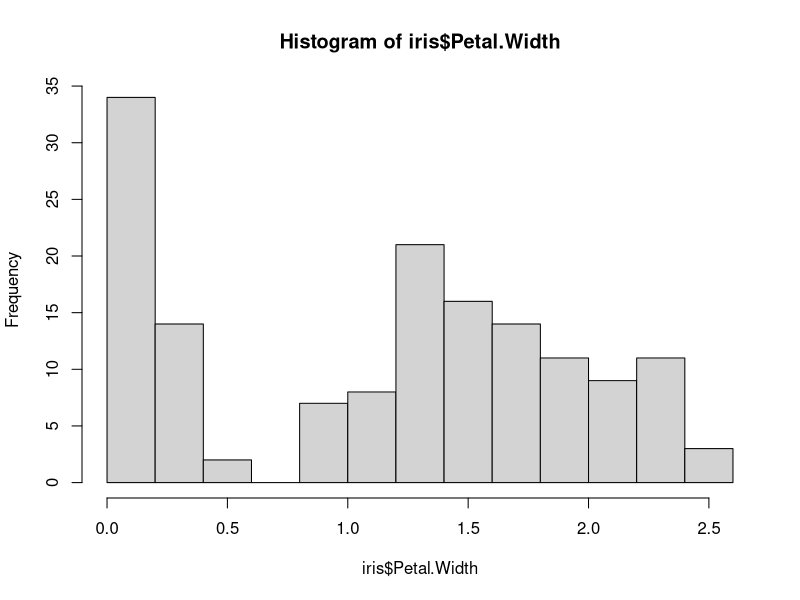
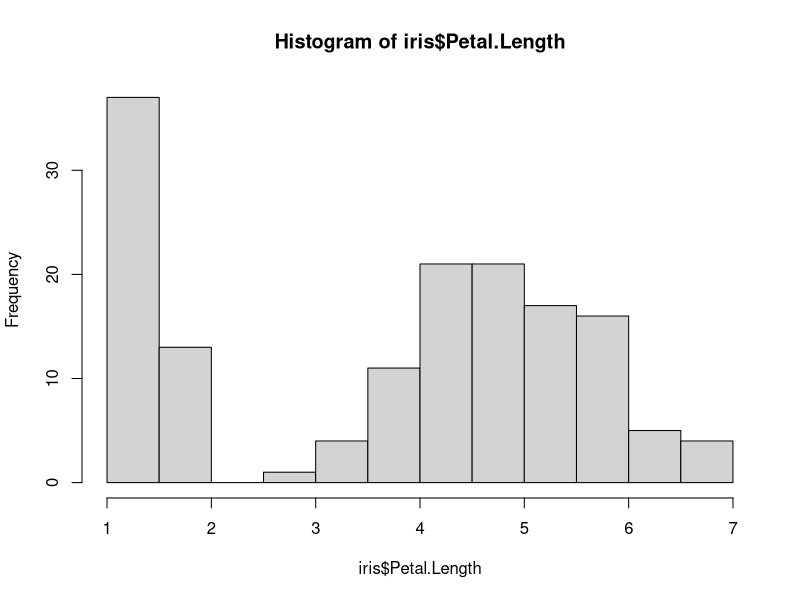
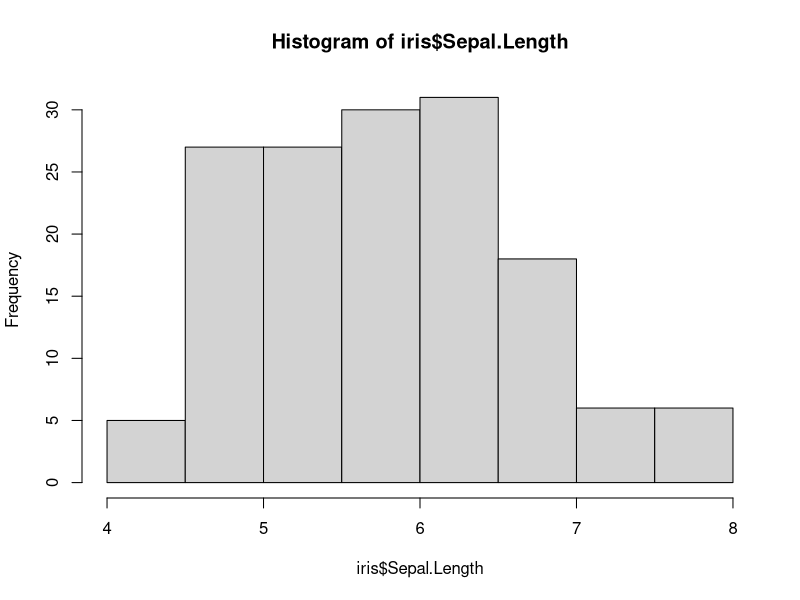
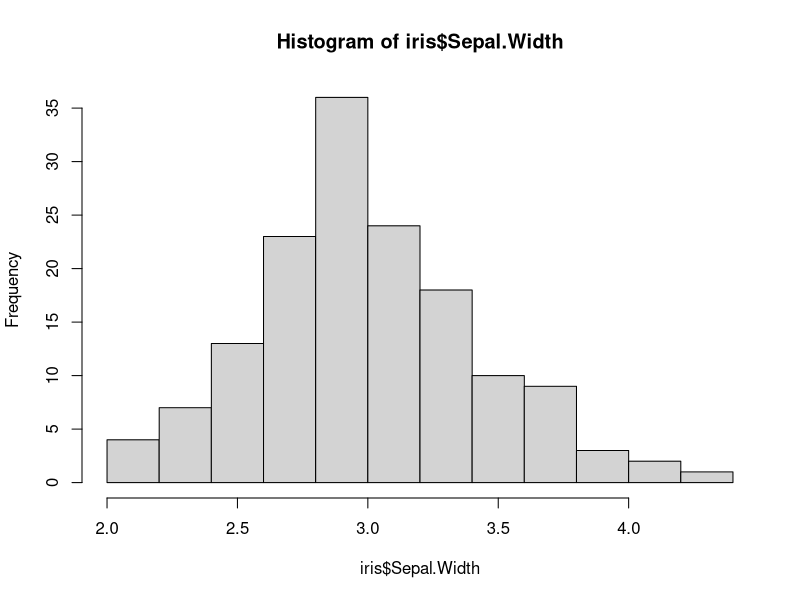

Reproduce these figures in R, in order.
########## CLASSIFICAZIONE #########

###### funzione di standardizzazione 

# iris è un dataset che contiene 4 caratteristiche riguardanti i fiori +  la y che è la specie
# si vogliono usare le 4 categorie per classificare i fiori per specie

data(iris)

?iris

head(iris)

table(iris$Species) # il table su una variabile categorica restitusice le numerosità di ogni categoria

iris

## analisi esplorativa nel dataset ##

dim(iris) # 150 unità e 5 colonne (attributi)

summary(iris)


# verifico l'assunzione di normalità
cor(iris[,-5])

# per fare questo utilizzo hist (fa visualizzare l'instogramma)
hist(iris$Petal.Width)
hist(iris$Petal.Length)
hist(iris$Sepal.Length)
hist(iris$Sepal.Width)

# non tutti gli atttributi sono distribuiti normalmente (solo sepal.width è distribuito come una normale)
# per questo motivo l'applicazione dell'analisi discriminante lineare con tutti gli attributi è sbagliato




# normalizzo e standardizzo i dati
# in R non esiste una funzione per normalizzare, quindi la creo
nor <- function(x){
  (x - min(x)) / (max(x) - (min(x)))
}

# creo il dataset di dati normalizzati (mettere sempre as.data.frame oppure apply trasforma in matrice)
# non serve normalizzare la 5 perchè è la categorica quindi la escludo dal risultato

iris.norm = as.data.frame(apply(iris[,-5], 2, nor))

# in questo modo il database normalizzato ha solo le 4 variabili normalizzate
# aggiungo la varaibile categorica prendendolo dall'ultima colonna del dataset originale

iris.norm$Species <- iris$Species




####### VALIDATION SET ##########

# divido il campione i due parti:
# training sample
# testing sample

set.seed(2803) # il seed serve ad impostare dati replicabili (basta che si richiama lo stesso seed)

# per creare i dataset devo creare un indice di 150 valori e distinguere i valori in:
# 100 TRUE --> indicano i 100 elementi del training set    50 --> indicano i 50 elementi del testing set

# per fare questo creo un indice con tutti valori TRUE per poi sostituirne 50 con FALSE

# rep prende 2 parametri (il valore che vuoi dare a tutti gli elementi, il numero di elementi)
ind = rep(TRUE, 150)

# a questo punto uso sample per campionare dei valori tra un range di valori
# campioniamo 50 valori tra 1 e 150 e nel set degli indici fisso gli indici campionati casualmente a FALSE

samp = sample(1:150, 50)
ind[samp] = FALSE


# usando il set di indici creo i set di training e testing set a partire del dataset orginario
# selezionando in train solo gli indici TRUE e in testo solo gli indici FALSE (!true)
train = iris.norm[ind,]
test = iris.norm[!ind,]


table(train$Species)
table(test$Species)




## ANALISI DISCRIMINANTE LINEARE ##
# per fare l'analisi disciminante lineare dobbiamo utilizzare una funzione all'interno della libreria "MASS"
library(MASS) 

# la funzione lda nella classe MASS permette di calcolare l'analisi disciminante lineare

# lda prende come parametri (modello, dati)


lda.fit <- lda(Species ~. , train)

lda.fit

# se stampiamo il modello visualizziamo

# 1 le prior probabilities dei gruppi:
# notiamo che nel training le prior sono: 0.33 Setosa -- 0,39 Versicolor -- 0,28 Virginica

# 2 le medie delle caratteristiche all'interno di ognuna delle classi
# per esempio all'interno della classe setosa sepal.lenght ha una media di 0,198
##########  all'interno della classe versicolor sepal.width ha una media di 0,314
##########  all'interno della classe virginica petal.lenght ha una media di 0,77

# 3 i coefficienti delle discriminanti lineari: le disciminanti lineari sono le rette che tagliano il dataset
      # ho tre classi quindi due discriminanti (perchè taglio lo spazio in 3)

# 4 proportion of trace: indica la percentuale di osservazioni che ogni tagli separa



# per fare previsione usando il testing set uso predict (modello addestrato, testing set)
lda.pred <- predict(lda.fit, test)

# predict restituisce tre elementi:
# class: è la classe nella quale l'algoritmo ha classificato le unità del testing set

# posterior

# x

lda.pred$class

lda.class <- lda.pred$class # creo un vettore contenente le previsioni




# per vedere se le previsioni fatte dal modello sono giuste utilizzo la confusion matrix
# per fare la confusion matrix si usa il comando multitasking table  --> restitusice una matrice di frequenze assolute
# o sul singolo valore o su piu argomenti

# parametri       i valori predetti e le classi delle unità di test

table(pred=lda.class, obs=test$Species)
# vediamo che c'è solo una missclassificazione dove il modello ha predetto versicolor al posto di virginica


#trovo accuratezza e errore
# l'accuratezza si trova facendo la media ponendo come condizione (classiPredette == classiDelTest)
# in questo modo fai la proprozione sul totale del numero di volto che classe predette ed osservata sono uguali
acc<- mean(lda.class==test$Species)
acc #98%

# l'errore si trova come 1- accuratezza'
err<- 1-acc
err #2%



##### test di barlett per vedere se la varianza è costante tra le classi 
# se non è costante -------> analisi discriminante quadratica

# una caratteristica
bartlett.test(Petal.Width ~ Species, train) 
#è significativo 

# piu caratteristiche
library(rstatix)
box_m(train[, 1:4], train[, 5])

# sulla base del test di bartlett per questo set si doveva usare l'analisi discriminante quadrativa



###### QDA #######
qda.fit <- qda(Species ~. , train)
qda.fit

qda.pred <- predict(qda.fit, test)

table(pred=qda.pred$class, obs=test$Species)
acc<- mean(qda.pred$class==test$Species)
acc
err<- 1-acc
err




######## k-nn ########
library(class)
set.seed(1)

# mi creo 4 oggetti
# varaibile contenente le x del training set
# varaibile contenente le x del testing set

# varaibile contenente le y del training set
# varaibile contenente le y del testing set

trainx <- train[,1:4] 
testx <- test[,1:4]

trainy <- train$Species
testy <- test$Species

knn.class <- knn(trainx, testx, trainy, k=4)
knn.class

# confusion matrix
table(pred=knn.class, obs=testy)

#errore e accuracy
accuracy = mean(knn.class == testy)
accuracy
err <- 1-accuracy
err



####Scelta di K####
k.err = rep(NA, 20)
for(i in 1:20){
  knn.mod = knn(trainx, testx, trainy, k = i)
  k.err[i] = 1-mean(knn.mod == testy)
  cat('Per k uguale a ', i, 'Errore = ', k.err[i], '\n')
}